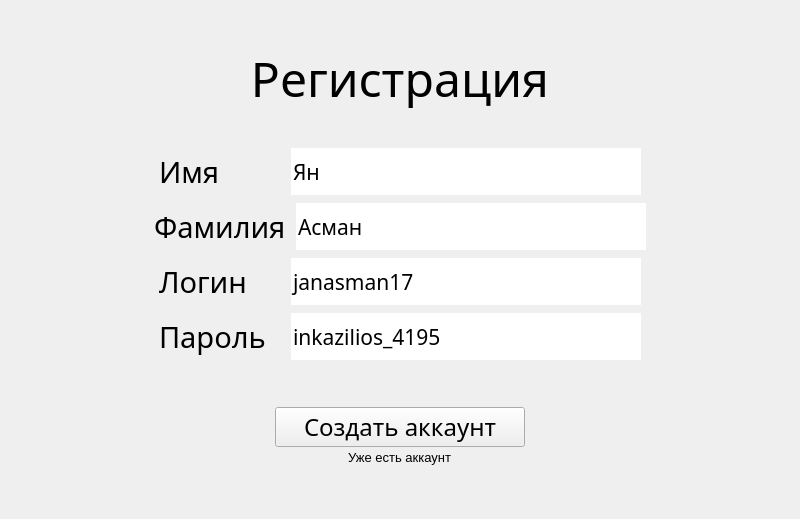
<?xml version="1.0" encoding="UTF-8"?>
<ui version="4.0">
 <class>RegistrForm</class>
 <widget class="QMainWindow" name="RegistrForm">
  <property name="geometry">
   <rect>
    <x>0</x>
    <y>0</y>
    <width>800</width>
    <height>519</height>
   </rect>
  </property>
  <property name="sizePolicy">
   <sizepolicy hsizetype="Expanding" vsizetype="Expanding">
    <horstretch>0</horstretch>
    <verstretch>0</verstretch>
   </sizepolicy>
  </property>
  <property name="minimumSize">
   <size>
    <width>750</width>
    <height>500</height>
   </size>
  </property>
  <property name="windowTitle">
   <string>Регистрация</string>
  </property>
  <widget class="QWidget" name="centralwidget">
   <property name="minimumSize">
    <size>
     <width>0</width>
     <height>0</height>
    </size>
   </property>
   <layout class="QGridLayout" name="gridLayout">
    <item row="1" column="2">
     <spacer name="generalRightSpacer">
      <property name="orientation">
       <enum>Qt::Horizontal</enum>
      </property>
      <property name="sizeType">
       <enum>QSizePolicy::Expanding</enum>
      </property>
      <property name="sizeHint" stdset="0">
       <size>
        <width>40</width>
        <height>20</height>
       </size>
      </property>
     </spacer>
    </item>
    <item row="1" column="1">
     <widget class="QWidget" name="mainWidget" native="true">
      <property name="sizePolicy">
       <sizepolicy hsizetype="Expanding" vsizetype="Expanding">
        <horstretch>0</horstretch>
        <verstretch>0</verstretch>
       </sizepolicy>
      </property>
      <property name="minimumSize">
       <size>
        <width>0</width>
        <height>0</height>
       </size>
      </property>
      <layout class="QVBoxLayout" name="mainWidgetLayout">
       <property name="spacing">
        <number>5</number>
       </property>
       <property name="leftMargin">
        <number>60</number>
       </property>
       <property name="topMargin">
        <number>30</number>
       </property>
       <property name="rightMargin">
        <number>60</number>
       </property>
       <property name="bottomMargin">
        <number>30</number>
       </property>
       <item>
        <widget class="QLabel" name="title">
         <property name="font">
          <font>
           <family>Cascadia Code SemiLight</family>
           <pointsize>36</pointsize>
           <italic>false</italic>
           <bold>false</bold>
          </font>
         </property>
         <property name="text">
          <string>Регистрация</string>
         </property>
         <property name="alignment">
          <set>Qt::AlignCenter</set>
         </property>
         <property name="wordWrap">
          <bool>true</bool>
         </property>
        </widget>
       </item>
       <item>
        <spacer name="regNameSpacer">
         <property name="orientation">
          <enum>Qt::Vertical</enum>
         </property>
         <property name="sizeType">
          <enum>QSizePolicy::Minimum</enum>
         </property>
         <property name="sizeHint" stdset="0">
          <size>
           <width>18</width>
           <height>30</height>
          </size>
         </property>
        </spacer>
       </item>
       <item>
        <layout class="QHBoxLayout" name="frtNameHLyt" stretch="0,0,0,0">
         <property name="spacing">
          <number>10</number>
         </property>
         <property name="leftMargin">
          <number>0</number>
         </property>
         <property name="topMargin">
          <number>0</number>
         </property>
         <property name="rightMargin">
          <number>0</number>
         </property>
         <property name="bottomMargin">
          <number>0</number>
         </property>
         <item>
          <spacer name="frtNameLeftSpacer">
           <property name="orientation">
            <enum>Qt::Horizontal</enum>
           </property>
           <property name="sizeHint" stdset="0">
            <size>
             <width>40</width>
             <height>20</height>
            </size>
           </property>
          </spacer>
         </item>
         <item>
          <widget class="QLabel" name="frtName">
           <property name="sizePolicy">
            <sizepolicy hsizetype="Fixed" vsizetype="Fixed">
             <horstretch>0</horstretch>
             <verstretch>0</verstretch>
            </sizepolicy>
           </property>
           <property name="minimumSize">
            <size>
             <width>122</width>
             <height>50</height>
            </size>
           </property>
           <property name="font">
            <font>
             <family>Cascadia Code Light</family>
             <pointsize>22</pointsize>
             <italic>false</italic>
             <bold>false</bold>
            </font>
           </property>
           <property name="text">
            <string>Имя</string>
           </property>
           <property name="alignment">
            <set>Qt::AlignLeading|Qt::AlignLeft|Qt::AlignVCenter</set>
           </property>
          </widget>
         </item>
         <item>
          <widget class="QLineEdit" name="frtNameInpLine">
           <property name="enabled">
            <bool>true</bool>
           </property>
           <property name="sizePolicy">
            <sizepolicy hsizetype="Expanding" vsizetype="Expanding">
             <horstretch>0</horstretch>
             <verstretch>0</verstretch>
            </sizepolicy>
           </property>
           <property name="minimumSize">
            <size>
             <width>350</width>
             <height>47</height>
            </size>
           </property>
           <property name="maximumSize">
            <size>
             <width>350</width>
             <height>47</height>
            </size>
           </property>
           <property name="font">
            <font>
             <family>Calibri Light</family>
             <pointsize>16</pointsize>
             <italic>false</italic>
             <bold>false</bold>
            </font>
           </property>
           <property name="cursor">
            <cursorShape>IBeamCursor</cursorShape>
           </property>
           <property name="styleSheet">
            <string notr="true"/>
           </property>
           <property name="inputMethodHints">
            <set>Qt::ImhPreferNumbers</set>
           </property>
           <property name="text">
            <string>Ян</string>
           </property>
           <property name="maxLength">
            <number>32</number>
           </property>
           <property name="frame">
            <bool>false</bool>
           </property>
           <property name="cursorPosition">
            <number>2</number>
           </property>
           <property name="alignment">
            <set>Qt::AlignLeading|Qt::AlignLeft|Qt::AlignVCenter</set>
           </property>
           <property name="placeholderText">
            <string/>
           </property>
          </widget>
         </item>
         <item>
          <spacer name="frtNameRightSpacer">
           <property name="orientation">
            <enum>Qt::Horizontal</enum>
           </property>
           <property name="sizeHint" stdset="0">
            <size>
             <width>40</width>
             <height>20</height>
            </size>
           </property>
          </spacer>
         </item>
        </layout>
       </item>
       <item>
        <layout class="QHBoxLayout" name="lstNameHLyt" stretch="0,0,0,0">
         <property name="spacing">
          <number>10</number>
         </property>
         <property name="leftMargin">
          <number>0</number>
         </property>
         <property name="topMargin">
          <number>0</number>
         </property>
         <property name="rightMargin">
          <number>0</number>
         </property>
         <property name="bottomMargin">
          <number>0</number>
         </property>
         <item>
          <spacer name="lstNameLeftSpacer">
           <property name="orientation">
            <enum>Qt::Horizontal</enum>
           </property>
           <property name="sizeHint" stdset="0">
            <size>
             <width>40</width>
             <height>20</height>
            </size>
           </property>
          </spacer>
         </item>
         <item>
          <widget class="QLabel" name="lstName">
           <property name="sizePolicy">
            <sizepolicy hsizetype="Fixed" vsizetype="Fixed">
             <horstretch>0</horstretch>
             <verstretch>0</verstretch>
            </sizepolicy>
           </property>
           <property name="minimumSize">
            <size>
             <width>122</width>
             <height>50</height>
            </size>
           </property>
           <property name="font">
            <font>
             <family>Cascadia Code Light</family>
             <pointsize>22</pointsize>
             <italic>false</italic>
             <bold>false</bold>
            </font>
           </property>
           <property name="text">
            <string>Фамилия</string>
           </property>
           <property name="alignment">
            <set>Qt::AlignLeading|Qt::AlignLeft|Qt::AlignVCenter</set>
           </property>
          </widget>
         </item>
         <item>
          <widget class="QLineEdit" name="lstNameInpLine">
           <property name="enabled">
            <bool>true</bool>
           </property>
           <property name="sizePolicy">
            <sizepolicy hsizetype="Expanding" vsizetype="Expanding">
             <horstretch>0</horstretch>
             <verstretch>0</verstretch>
            </sizepolicy>
           </property>
           <property name="minimumSize">
            <size>
             <width>350</width>
             <height>47</height>
            </size>
           </property>
           <property name="maximumSize">
            <size>
             <width>350</width>
             <height>47</height>
            </size>
           </property>
           <property name="font">
            <font>
             <family>Calibri Light</family>
             <pointsize>16</pointsize>
             <italic>false</italic>
             <bold>false</bold>
            </font>
           </property>
           <property name="cursor">
            <cursorShape>IBeamCursor</cursorShape>
           </property>
           <property name="styleSheet">
            <string notr="true"/>
           </property>
           <property name="inputMethodHints">
            <set>Qt::ImhPreferNumbers</set>
           </property>
           <property name="text">
            <string>Асман</string>
           </property>
           <property name="maxLength">
            <number>32</number>
           </property>
           <property name="frame">
            <bool>false</bool>
           </property>
           <property name="cursorPosition">
            <number>5</number>
           </property>
           <property name="placeholderText">
            <string/>
           </property>
          </widget>
         </item>
         <item>
          <spacer name="lstNameRightSpacer">
           <property name="orientation">
            <enum>Qt::Horizontal</enum>
           </property>
           <property name="sizeHint" stdset="0">
            <size>
             <width>40</width>
             <height>20</height>
            </size>
           </property>
          </spacer>
         </item>
        </layout>
       </item>
       <item>
        <layout class="QHBoxLayout" name="logHLyt" stretch="0,0,0,0">
         <property name="spacing">
          <number>10</number>
         </property>
         <property name="leftMargin">
          <number>0</number>
         </property>
         <property name="topMargin">
          <number>0</number>
         </property>
         <property name="rightMargin">
          <number>0</number>
         </property>
         <property name="bottomMargin">
          <number>0</number>
         </property>
         <item>
          <spacer name="logLeftSpacer">
           <property name="orientation">
            <enum>Qt::Horizontal</enum>
           </property>
           <property name="sizeHint" stdset="0">
            <size>
             <width>40</width>
             <height>20</height>
            </size>
           </property>
          </spacer>
         </item>
         <item>
          <widget class="QLabel" name="login">
           <property name="sizePolicy">
            <sizepolicy hsizetype="Fixed" vsizetype="Fixed">
             <horstretch>0</horstretch>
             <verstretch>0</verstretch>
            </sizepolicy>
           </property>
           <property name="minimumSize">
            <size>
             <width>122</width>
             <height>50</height>
            </size>
           </property>
           <property name="font">
            <font>
             <family>Cascadia Code Light</family>
             <pointsize>22</pointsize>
             <italic>false</italic>
             <bold>false</bold>
            </font>
           </property>
           <property name="text">
            <string>Логин</string>
           </property>
           <property name="alignment">
            <set>Qt::AlignLeading|Qt::AlignLeft|Qt::AlignVCenter</set>
           </property>
          </widget>
         </item>
         <item>
          <widget class="QLineEdit" name="loginInpLine">
           <property name="enabled">
            <bool>true</bool>
           </property>
           <property name="sizePolicy">
            <sizepolicy hsizetype="Expanding" vsizetype="Expanding">
             <horstretch>0</horstretch>
             <verstretch>0</verstretch>
            </sizepolicy>
           </property>
           <property name="minimumSize">
            <size>
             <width>350</width>
             <height>47</height>
            </size>
           </property>
           <property name="maximumSize">
            <size>
             <width>350</width>
             <height>47</height>
            </size>
           </property>
           <property name="font">
            <font>
             <family>Calibri Light</family>
             <pointsize>16</pointsize>
             <italic>false</italic>
             <bold>false</bold>
            </font>
           </property>
           <property name="cursor">
            <cursorShape>IBeamCursor</cursorShape>
           </property>
           <property name="styleSheet">
            <string notr="true"/>
           </property>
           <property name="inputMethodHints">
            <set>Qt::ImhPreferNumbers</set>
           </property>
           <property name="text">
            <string>janasman17</string>
           </property>
           <property name="maxLength">
            <number>32</number>
           </property>
           <property name="frame">
            <bool>false</bool>
           </property>
           <property name="cursorPosition">
            <number>10</number>
           </property>
           <property name="placeholderText">
            <string/>
           </property>
          </widget>
         </item>
         <item>
          <spacer name="logRightSpacer">
           <property name="orientation">
            <enum>Qt::Horizontal</enum>
           </property>
           <property name="sizeHint" stdset="0">
            <size>
             <width>40</width>
             <height>20</height>
            </size>
           </property>
          </spacer>
         </item>
        </layout>
       </item>
       <item>
        <layout class="QHBoxLayout" name="passHLyt" stretch="0,0,0,0">
         <property name="spacing">
          <number>10</number>
         </property>
         <property name="leftMargin">
          <number>0</number>
         </property>
         <property name="topMargin">
          <number>0</number>
         </property>
         <property name="rightMargin">
          <number>0</number>
         </property>
         <property name="bottomMargin">
          <number>0</number>
         </property>
         <item>
          <spacer name="passLeftSpacer">
           <property name="orientation">
            <enum>Qt::Horizontal</enum>
           </property>
           <property name="sizeHint" stdset="0">
            <size>
             <width>40</width>
             <height>20</height>
            </size>
           </property>
          </spacer>
         </item>
         <item>
          <widget class="QLabel" name="password">
           <property name="sizePolicy">
            <sizepolicy hsizetype="Fixed" vsizetype="Fixed">
             <horstretch>0</horstretch>
             <verstretch>0</verstretch>
            </sizepolicy>
           </property>
           <property name="minimumSize">
            <size>
             <width>122</width>
             <height>50</height>
            </size>
           </property>
           <property name="font">
            <font>
             <family>Cascadia Code Light</family>
             <pointsize>22</pointsize>
             <italic>false</italic>
             <bold>false</bold>
            </font>
           </property>
           <property name="text">
            <string>Пароль</string>
           </property>
           <property name="alignment">
            <set>Qt::AlignLeading|Qt::AlignLeft|Qt::AlignVCenter</set>
           </property>
          </widget>
         </item>
         <item>
          <widget class="QLineEdit" name="passInpLine">
           <property name="enabled">
            <bool>true</bool>
           </property>
           <property name="sizePolicy">
            <sizepolicy hsizetype="Expanding" vsizetype="Expanding">
             <horstretch>0</horstretch>
             <verstretch>0</verstretch>
            </sizepolicy>
           </property>
           <property name="minimumSize">
            <size>
             <width>350</width>
             <height>47</height>
            </size>
           </property>
           <property name="maximumSize">
            <size>
             <width>350</width>
             <height>47</height>
            </size>
           </property>
           <property name="font">
            <font>
             <family>Calibri Light</family>
             <pointsize>16</pointsize>
             <italic>false</italic>
             <bold>false</bold>
            </font>
           </property>
           <property name="cursor">
            <cursorShape>IBeamCursor</cursorShape>
           </property>
           <property name="styleSheet">
            <string notr="true"/>
           </property>
           <property name="inputMethodHints">
            <set>Qt::ImhPreferNumbers</set>
           </property>
           <property name="text">
            <string>inkazilios_4195</string>
           </property>
           <property name="maxLength">
            <number>32</number>
           </property>
           <property name="frame">
            <bool>false</bool>
           </property>
           <property name="cursorPosition">
            <number>15</number>
           </property>
           <property name="placeholderText">
            <string/>
           </property>
          </widget>
         </item>
         <item>
          <spacer name="passRightSpacer">
           <property name="orientation">
            <enum>Qt::Horizontal</enum>
           </property>
           <property name="sizeHint" stdset="0">
            <size>
             <width>40</width>
             <height>20</height>
            </size>
           </property>
          </spacer>
         </item>
        </layout>
       </item>
       <item alignment="Qt::AlignHCenter">
        <widget class="QLabel" name="hint">
         <property name="font">
          <font>
           <pointsize>12</pointsize>
          </font>
         </property>
         <property name="text">
          <string/>
         </property>
         <property name="alignment">
          <set>Qt::AlignHCenter|Qt::AlignTop</set>
         </property>
        </widget>
       </item>
       <item>
        <spacer name="passRegSpacer">
         <property name="orientation">
          <enum>Qt::Vertical</enum>
         </property>
         <property name="sizeType">
          <enum>QSizePolicy::Minimum</enum>
         </property>
         <property name="sizeHint" stdset="0">
          <size>
           <width>18</width>
           <height>15</height>
          </size>
         </property>
        </spacer>
       </item>
       <item alignment="Qt::AlignHCenter">
        <widget class="QPushButton" name="regBtn">
         <property name="sizePolicy">
          <sizepolicy hsizetype="Maximum" vsizetype="Maximum">
           <horstretch>0</horstretch>
           <verstretch>0</verstretch>
          </sizepolicy>
         </property>
         <property name="minimumSize">
          <size>
           <width>250</width>
           <height>40</height>
          </size>
         </property>
         <property name="maximumSize">
          <size>
           <width>250</width>
           <height>35</height>
          </size>
         </property>
         <property name="baseSize">
          <size>
           <width>0</width>
           <height>0</height>
          </size>
         </property>
         <property name="font">
          <font>
           <family>Cascadia Code Light</family>
           <pointsize>18</pointsize>
           <italic>false</italic>
           <bold>false</bold>
          </font>
         </property>
         <property name="cursor">
          <cursorShape>PointingHandCursor</cursorShape>
         </property>
         <property name="focusPolicy">
          <enum>Qt::StrongFocus</enum>
         </property>
         <property name="statusTip">
          <string/>
         </property>
         <property name="autoFillBackground">
          <bool>false</bool>
         </property>
         <property name="styleSheet">
          <string notr="true"/>
         </property>
         <property name="text">
          <string>Создать аккаунт</string>
         </property>
         <property name="default">
          <bool>false</bool>
         </property>
        </widget>
       </item>
       <item alignment="Qt::AlignHCenter">
        <widget class="QLabel" name="lblHaveAccount">
         <property name="font">
          <font>
           <pointsize>10</pointsize>
          </font>
         </property>
         <property name="cursor">
          <cursorShape>PointingHandCursor</cursorShape>
         </property>
         <property name="text">
          <string>Уже есть аккаунт</string>
         </property>
         <property name="margin">
          <number>0</number>
         </property>
        </widget>
       </item>
      </layout>
     </widget>
    </item>
    <item row="2" column="1">
     <spacer name="generalBottomSpacer">
      <property name="orientation">
       <enum>Qt::Vertical</enum>
      </property>
      <property name="sizeHint" stdset="0">
       <size>
        <width>18</width>
        <height>50</height>
       </size>
      </property>
     </spacer>
    </item>
    <item row="0" column="0" rowspan="2">
     <spacer name="generalLeftSpacer">
      <property name="orientation">
       <enum>Qt::Horizontal</enum>
      </property>
      <property name="sizeType">
       <enum>QSizePolicy::Expanding</enum>
      </property>
      <property name="sizeHint" stdset="0">
       <size>
        <width>40</width>
        <height>20</height>
       </size>
      </property>
     </spacer>
    </item>
    <item row="0" column="1">
     <spacer name="generalTopSpacer">
      <property name="orientation">
       <enum>Qt::Vertical</enum>
      </property>
      <property name="sizeHint" stdset="0">
       <size>
        <width>20</width>
        <height>30</height>
       </size>
      </property>
     </spacer>
    </item>
   </layout>
  </widget>
 </widget>
 <resources/>
 <connections/>
</ui>
